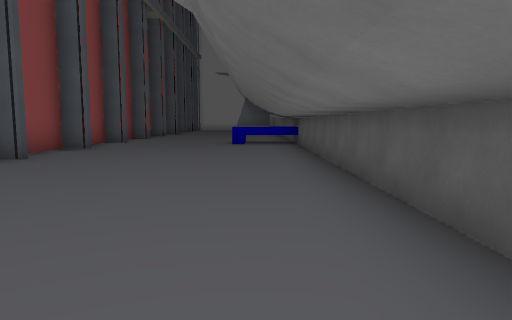
view 1 (above)

23 first-person views from a walk through a 3-D level made in the Godot game engine. The camera is 1.3 m above the floor, tilts 6° down and sees 70° across. The floor is counted in squares, 2 m on a side. Each view is taken from the middle of a square. On the plan, view 1 faces up. The plan holds only what a view shows up to about 11 squares ahead; the rest is blank. The place goes on beyond the plan. Some surface patterns are stand-ins.

view 2
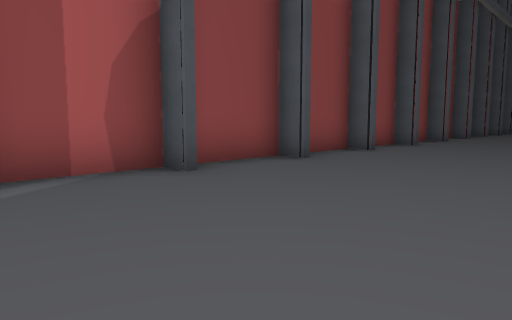

view 3
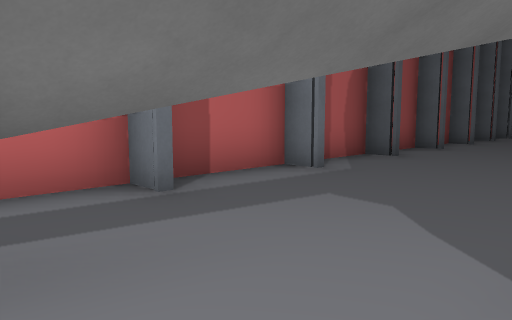

view 4
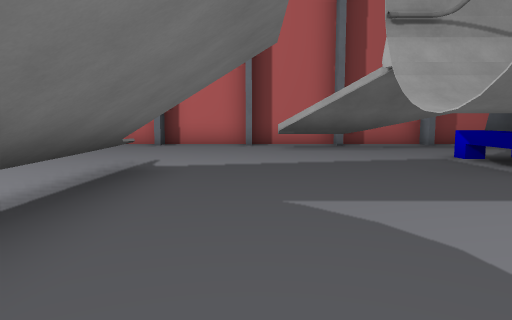

view 5
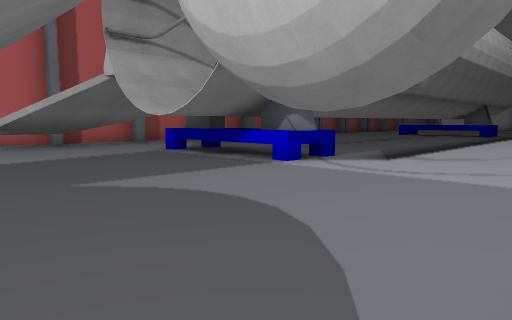

view 6
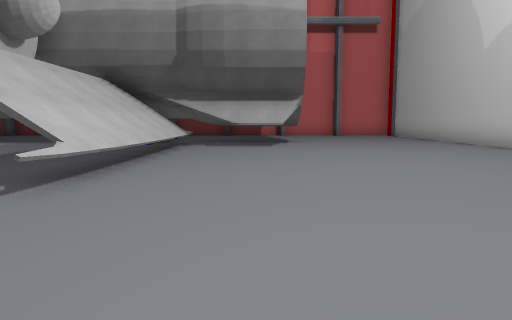

view 7
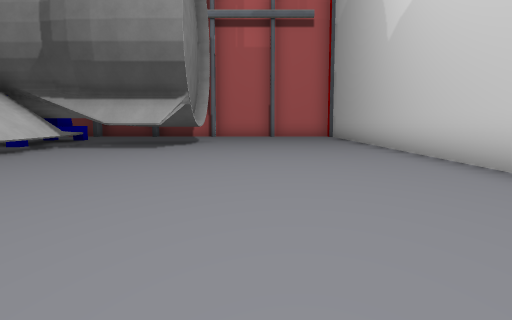

view 8
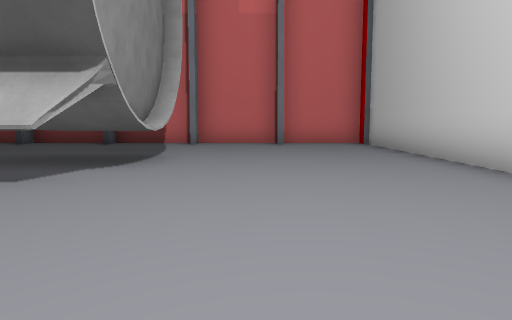

view 9
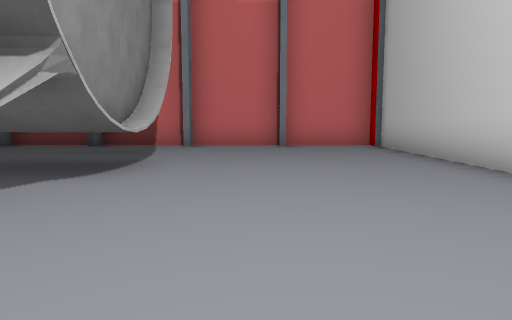

view 10
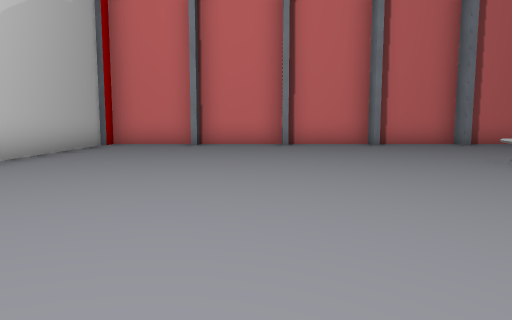

view 11
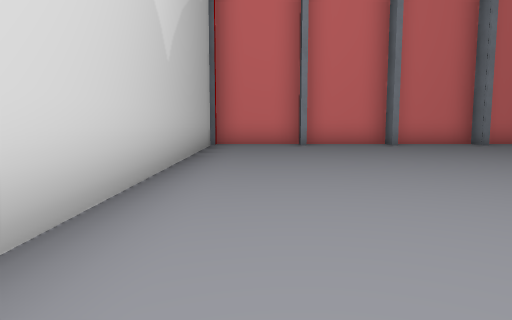

view 12
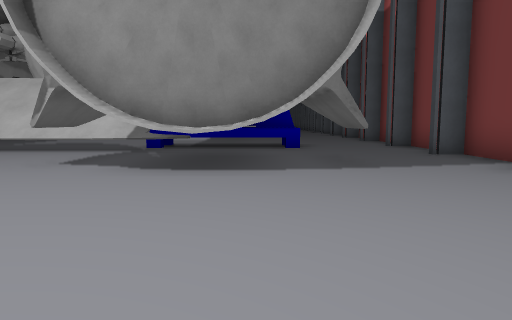

view 13
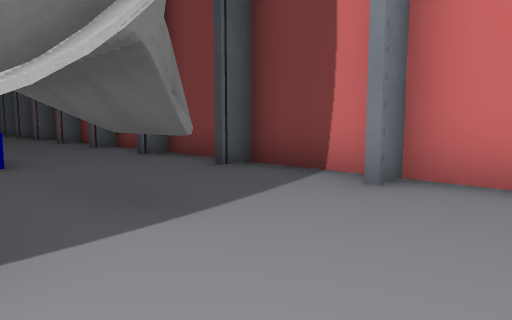

view 14
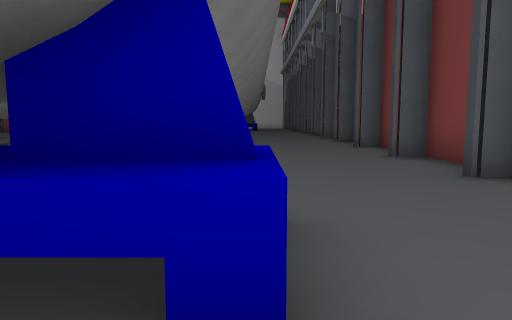

view 15
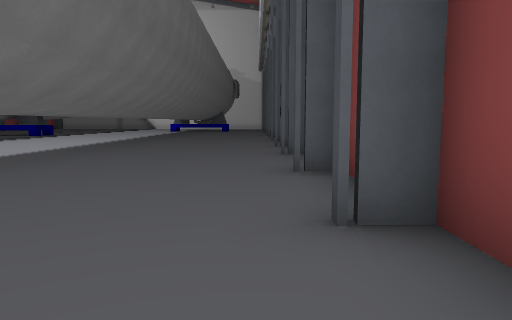

view 16
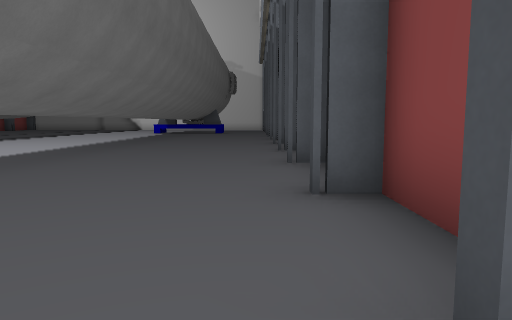

view 17
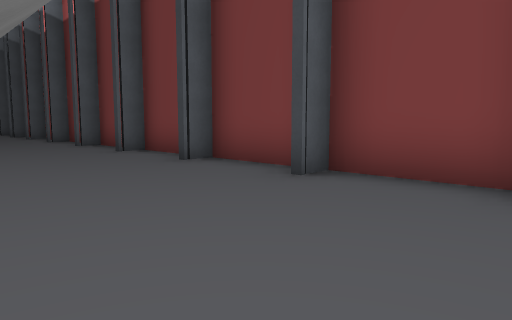

view 18
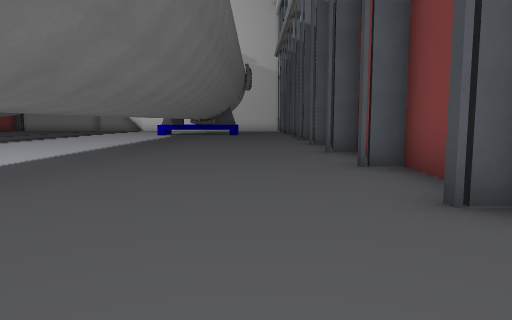

view 19
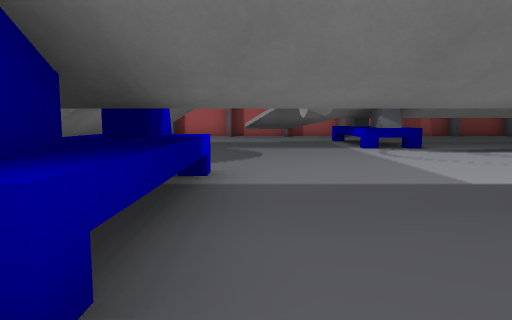

view 20
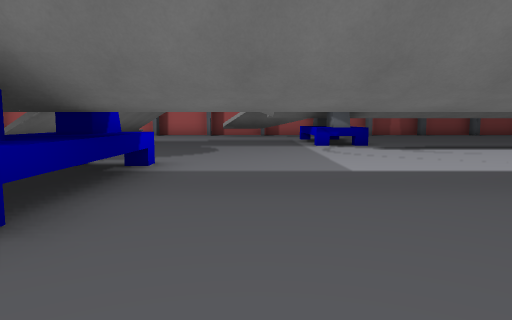

view 21
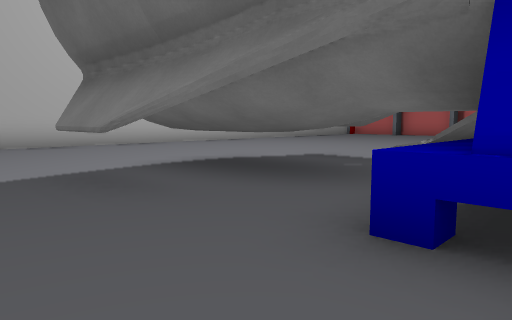

view 22
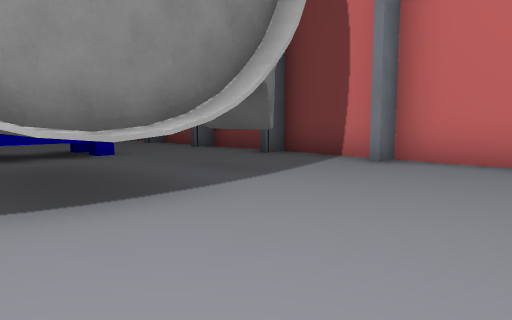

view 23
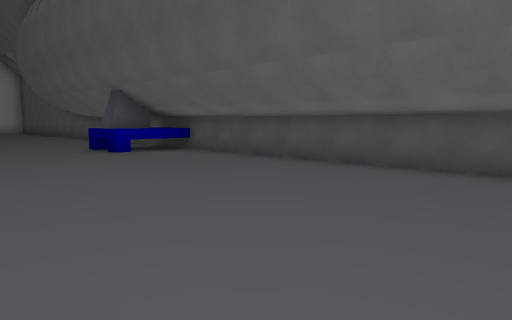

### Floor plan
Key: @ floor where view 1 was taken; # wall or solid block; x gap in a wall; . floor; = window, fence, low wall or low ledge; ^ raised ledge; T thing the floor can be seen under or through.
Columns run from 5 left of view 1 to 14 right of it. Each row starts with its distance up from view 1.
 12  ....^#   .... .....
 11 #....##   .... ....#
 10 #.....#    ... .....
  9 #.....#    ... ....#
  8 #.....#    ... .....
  7 #.....#     .. .....
  6 #.....#     .. ....#
  5 #.....#   .... .....
  4 #.....#   .... ....#
  3 #.....#   . .. .....
  2 #.....#   . .. .....
  1 #.....    .... ....#
  0 #....@    .... .....
 -1 ##...#  # .... ....#
 -2 ###..####..... .....
 -3   #...#....... .....
 -4  ##....... ... ....#
 -5 ##^........... .....
 -6 ##...........TTT^..#
 -7 #............TTT^...
 -8 #....=^^^^^^^TTT....
 -9 #...........T^ ^T..#
-10 #...........T^  T...
-11 #...........TxTTT..#
-12 #...................
-13 #...................
-14 #..................#
-15 #...................
-16 ##.................#
-17  ###################

Where each view was taken, in squares from view 1:
view 1: 0 up, 0 right, facing up
view 2: 1 up, 0 right, facing up-left
view 3: 3 down, 1 left, facing up-left
view 4: 6 down, 6 right, facing left
view 5: 7 down, 7 right, facing up-left
view 6: 10 down, 3 left, facing right
view 7: 13 down, 2 left, facing right
view 8: 13 down, 3 right, facing right
view 9: 13 down, 4 right, facing right
view 10: 12 down, 6 right, facing left
view 11: 15 down, 6 right, facing left
view 12: 16 down, 10 right, facing up
view 13: 13 down, 10 right, facing up-right
view 14: 8 down, 11 right, facing up
view 15: 6 down, 13 right, facing up
view 16: 2 down, 13 right, facing up
view 17: 1 up, 10 right, facing up-right
view 18: 1 up, 12 right, facing up
view 19: 5 down, 12 right, facing left
view 20: 4 down, 13 right, facing left
view 21: 6 down, 13 right, facing down-left
view 22: 14 down, 8 right, facing up-right
view 23: 3 up, 4 left, facing up-right
